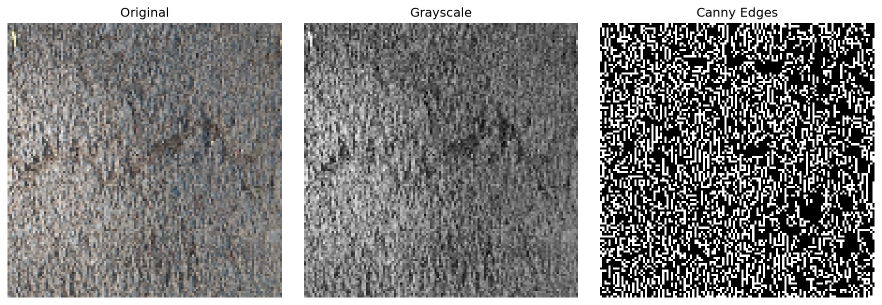
#> input picture Lab-6/crack_visualization.png, 1763 x 610 px, given as the content of the folder P/Documents/DS605-Fundamentals-of-Machine-Learning/LAB06/448, which was not available (shown at 1/2 size)
$ jupyter execute --allow-errors lab6.ipynb   (text cells are left out)
#> lines starting #> are read from the running program, lines starting #| are printed output that depends on the picture; long printed decimals are rounded; pictures that were not available may be replaced by others from this repository, and a replacement may not be noted
[cell 1]
import os
import numpy as np
import pandas as pd
import matplotlib.pyplot as plt

from PIL import Image
import cv2

DATASET_PATH = r"C:\Users\HP\Documents\DS605-Fundamentals-of-Machine-Learning\LAB06\448"

print(os.listdir(DATASET_PATH))

print("OpenCV version:", cv2.__version__)

[cell 2]
image_extensions = (".jpg", ".jpeg", ".png", ".bmp")

crack_path = os.path.join(DATASET_PATH, "cracks")
non_crack_path = os.path.join(DATASET_PATH, "noncracks")

crack_images = [
    f for f in os.listdir(crack_path)
    if f.lower().endswith(image_extensions)
]

non_crack_images = [
    f for f in os.listdir(non_crack_path)
    if f.lower().endswith(image_extensions)
]

print("Crack images:", len(crack_images))
print("Non-crack images:", len(non_crack_images))
print("Total images:", len(crack_images) + len(non_crack_images))

[cell 3]
IMG_SIZE = (128, 128)

def preprocess_image(image_path):
    image = cv2.imread(image_path)
#> image is the input picture: shape (610, 1763, 3); mean B, G, R 129.1, 129.5, 130.2

    if image is None:
        raise ValueError(f"Could not read image: {image_path}")

    image = cv2.resize(image, IMG_SIZE)
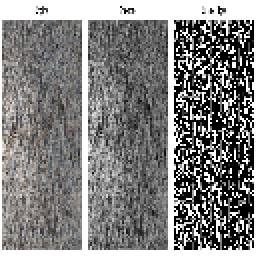
#> image: shape (128, 128, 3) (shown 2 times larger); mean B, G, R 127.9, 128.4, 129
    gray = cv2.cvtColor(image, cv2.COLOR_BGR2GRAY)

    return image, gray

[cell 4]
sample_path = os.path.join(crack_path, crack_images[0])

color_image, gray_image = preprocess_image(sample_path)

print("Original/loaded image shape:", color_image.shape)
#| Original/loaded image shape: (128, 128, 3)
print("Grayscale image shape:", gray_image.shape)
#| Grayscale image shape: (128, 128)
print("Minimum grayscale value:", gray_image.min())
#| Minimum grayscale value: 0
print("Maximum grayscale value:", gray_image.max())
#| Maximum grayscale value: 255

[cell 5]
plt.figure(figsize=(10, 4))

plt.subplot(1, 2, 1)
plt.imshow(cv2.cvtColor(color_image, cv2.COLOR_BGR2RGB))
plt.title("Resized Colour Image")
plt.axis("off")

plt.subplot(1, 2, 2)
plt.imshow(gray_image, cmap="gray")
plt.title("128 × 128 Grayscale Image")
plt.axis("off")

plt.tight_layout()
plt.show()
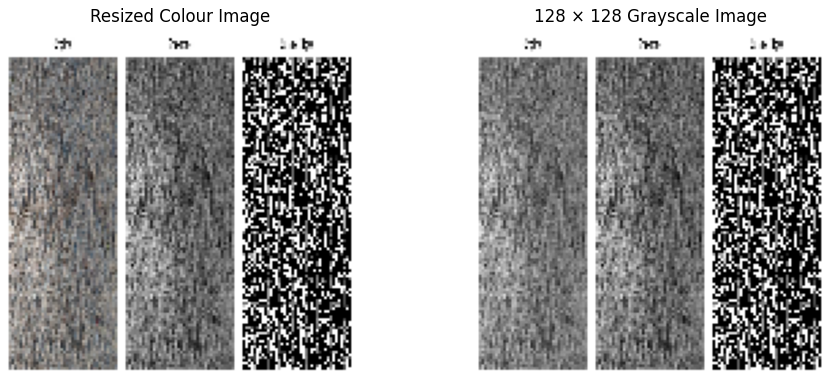
#> figure drawn by matplotlib, 2 panels

[cell 6]
def extract_intensity_features(gray_image):
    mean_intensity = np.mean(gray_image)
#> mean_intensity = 128.5
    std_intensity = np.std(gray_image)
#> std_intensity = 84.56
    min_intensity = np.min(gray_image)
#> min_intensity = 0
    max_intensity = np.max(gray_image)
#> max_intensity = 255

    return {
        "mean_intensity": mean_intensity,
        "std_intensity": std_intensity,
        "min_intensity": min_intensity,
        "max_intensity": max_intensity
    }

intensity_features = extract_intensity_features(gray_image)
#> intensity_features = {'mean_intensity': 128.5, 'std_intensity': 84.56, 'min_intensity': 0, 'max_intensity': 255}

print(intensity_features)
#| {'mean_intensity': 128.501, 'std_intensity': 84.564, 'min_intensity': 0, 'max_intensity': 255}

[cell 7]
plt.figure(figsize=(8, 5))

plt.hist(
    gray_image.ravel(),
    bins=16,
    range=(0, 256)
)

plt.xlabel("Pixel Intensity")
plt.ylabel("Number of Pixels")
plt.title("Grayscale Intensity Histogram")
plt.show()
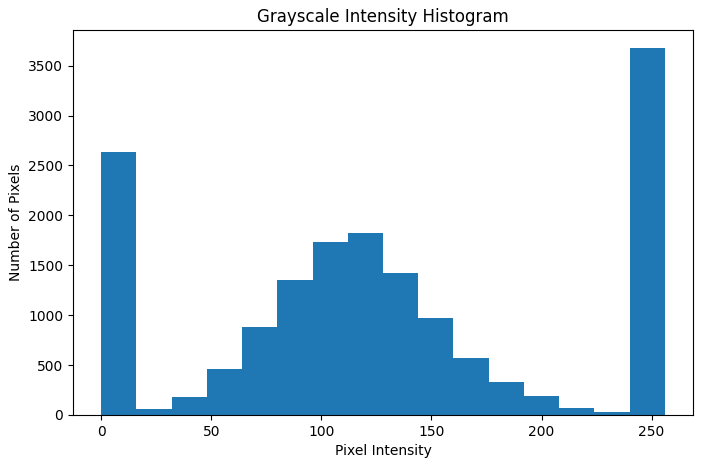
#> figure drawn by matplotlib, 1 panel; tallest bar 3673 high, from x = 240 to 256

[cell 8]
histogram, bin_edges = np.histogram(
    gray_image,
    bins=16,
    range=(0, 256)
)
#> histogram = [2638, 59, 180, 461, 878, 1351, 1735, 1822, 1422, 971, 570, 329, 191, 69, 35, 3673]; bin_edges = 17 values from 0 to 256

print("Histogram:", histogram)
#| Histogram: [2638   59  180  461  878 1351 1735 1822 1422  971  570  329  191   69
#|    35 3673]
print("Number of histogram features:", len(histogram))
#| Number of histogram features: 16

[cell 9]
def extract_intensity_features(gray_image):
    features = {
        "mean_intensity": np.mean(gray_image),
        "std_intensity": np.std(gray_image),
        "min_intensity": np.min(gray_image),
        "max_intensity": np.max(gray_image)
    }
#> features has the same summary as intensity_features outside extract_intensity_features

    histogram, _ = np.histogram(
        gray_image,
        bins=16,
        range=(0, 256)
    )

    for i, value in enumerate(histogram):
        features[f"hist_bin_{i+1}"] = value
#> this loop made 16 passes
#> value on passes 1 to 12: 2638, 59, 180, 461, 878, 1351, 1735, 1822, 1422, 971, 570, 329
#> after the loop, features = 20 items

    return features


intensity_features = extract_intensity_features(gray_image)
#> intensity_features = 20 items

print("Number of features:", len(intensity_features))
#| Number of features: 20
print(intensity_features)
#> (printed output is left out)

[cell 10]
edges = cv2.Canny(gray_image, 100, 200)
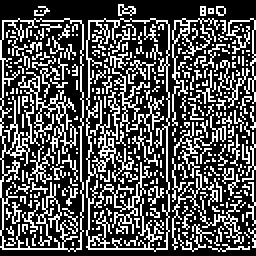
#> edges: shape (128, 128) (shown 2 times larger); 32.1% white in thin lines or dots

print("Edge image shape:", edges.shape)
#| Edge image shape: (128, 128)
print("Unique values:", np.unique(edges))
#| Unique values: [  0 255]

[cell 11]
plt.figure(figsize=(6, 6))

plt.imshow(edges, cmap="gray")
plt.title("Canny Edge Image")
plt.axis("off")

plt.show()

[cell 12]
edge_pixels = np.sum(edges > 0)
#> edge_pixels = 5258
total_pixels = edges.size
#> total_pixels = 16384

edge_density = edge_pixels / total_pixels
#> edge_density = 0.321

print("Edge pixels:", edge_pixels)
#| Edge pixels: 5258
print("Total pixels:", total_pixels)
#| Total pixels: 16384
print("Edge density:", edge_density)
#| Edge density: 0.3209

[cell 13]
def extract_edge_features(gray_image):
    edges = cv2.Canny(gray_image, 100, 200)

    edge_pixels = np.sum(edges > 0)
#> edge_pixels = 5258
    total_pixels = edges.size
#> total_pixels = 16384
    edge_density = edge_pixels / total_pixels
#> edge_density = 0.321

    features = {
        "edge_pixels": edge_pixels,
        "edge_density": edge_density
    }
#> features = {'edge_pixels': 5258, 'edge_density': 0.321}

    return features, edges

edge_features, edges = extract_edge_features(gray_image)
#> edge_features = {'edge_pixels': 5258, 'edge_density': 0.321}

print(edge_features)
#| {'edge_pixels': 5258, 'edge_density': 0.3209}

[cell 14]
def extract_all_features(image_path, label):
#> called with label = 1
    image = cv2.imread(image_path)

    if image is None:
        raise ValueError(f"Could not read image: {image_path}")

    image = cv2.resize(image, IMG_SIZE)
    gray = cv2.cvtColor(image, cv2.COLOR_BGR2GRAY)

    features = {
        "mean_intensity": np.mean(gray),
        "std_intensity": np.std(gray),
        "min_intensity": np.min(gray),
        "max_intensity": np.max(gray)
    }
#> features = {'mean_intensity': 128.5, 'std_intensity': 84.56, 'min_intensity': 0, 'max_intensity': 255}

    histogram, _ = np.histogram(
        gray,
        bins=16,
        range=(0, 256)
    )

    for i, value in enumerate(histogram):
        features[f"hist_bin_{i+1}"] = value
#> after the loop, features = 20 items

    edges = cv2.Canny(gray, 100, 200)

    edge_pixels = np.sum(edges > 0)
#> edge_pixels = 5258
    edge_density = edge_pixels / edges.size
#> edge_density = 0.321

    features["edge_pixels"] = edge_pixels
    features["edge_density"] = edge_density

    features["label"] = label

    return features

[cell 15]
crack_test = extract_all_features(
    os.path.join(crack_path, crack_images[0]),
    1
)

non_crack_test = extract_all_features(
    os.path.join(non_crack_path, non_crack_images[0]),
    0
)
#> the loop in extract_all_features (call 2), `for i, value in enumerate(histogram):` made 16 passes

print("Number of features:", len(crack_test))
#| Number of features: 23
print(crack_test)
#> (printed output is left out)

[cell 16]
all_features = []

# Crack images → label 1
for filename in crack_images:
    image_path = os.path.join(crack_path, filename)
    features = extract_all_features(image_path, 1)
#> features = 23 items
    all_features.append(features)

# Non-crack images → label 0
for filename in non_crack_images:
    image_path = os.path.join(non_crack_path, filename)
    features = extract_all_features(image_path, 0)
    all_features.append(features)

print("Total images processed:", len(all_features))
#| Total images processed: 2

[cell 17]
features_df = pd.DataFrame(all_features)
#> features_df = table of 2 rows and 23 columns

print("Feature table shape:", features_df.shape)
#| Feature table shape: (2, 23)
print("\nColumns:")
print(features_df.columns.tolist())
#> (printed output is left out)

[cell 18]
features_df.head()
print(features_df["label"].value_counts())
#| label
#| 1    1
#| 0    1
#| Name: count, dtype: int64

[cell 19]
X = features_df.drop(columns=["label"])
#> X = table of 2 rows and 22 columns
y = features_df["label"]

print("X shape:", X.shape)
#| X shape: (2, 22)
print("y shape:", y.shape)
#| y shape: (2,)

[cell 20]
from sklearn.model_selection import train_test_split

#> (the rest of this cell did not finish here and is left out)

[cell 21]
from sklearn.pipeline import Pipeline
from sklearn.preprocessing import StandardScaler
from sklearn.linear_model import LogisticRegression

logistic_model = Pipeline([
    ("scaler", StandardScaler()),
    ("classifier", LogisticRegression(
        max_iter=2000,
        random_state=42
    ))
])

#> (the rest of this cell did not finish here and is left out)

[cell 22]
from sklearn.tree import DecisionTreeClassifier
from sklearn.metrics import accuracy_score, precision_score, recall_score, f1_score, confusion_matrix
import time

tree_model = DecisionTreeClassifier(
    max_depth=5,
    random_state=42
)

start_train = time.time()
#> (the rest of this cell did not finish here and is left out)

#> (a cell that did not finish here is left out)

[cell 24]
from sklearn.metrics import accuracy_score, precision_score, recall_score, f1_score
import pandas as pd

#> (the rest of this cell did not finish here and is left out)

[cell 25]
import time

start_train = time.time()
#> (the rest of this cell did not finish here and is left out)

#> (a cell that did not finish here is left out)

[cell 27]
import os
import cv2
import matplotlib.pyplot as plt

sample_crack = os.path.join(crack_path, crack_images[0])
sample_noncrack = os.path.join(non_crack_path, non_crack_images[0])

samples = [
    ("Crack Image", sample_crack),
    ("Non-Crack Image", sample_noncrack)
]

fig, axes = plt.subplots(2, 3, figsize=(12, 8))

for row, (label, image_path) in enumerate(samples):
    image = cv2.imread(image_path)
    image = cv2.resize(image, IMG_SIZE)
    gray = cv2.cvtColor(image, cv2.COLOR_BGR2GRAY)
    edges = cv2.Canny(gray, 100, 200)

    axes[row, 0].imshow(cv2.cvtColor(image, cv2.COLOR_BGR2RGB))
    axes[row, 0].set_title(f"{label} - Original")

    axes[row, 1].imshow(gray, cmap="gray")
    axes[row, 1].set_title("Grayscale")

    axes[row, 2].imshow(edges, cmap="gray")
    axes[row, 2].set_title("Canny Edges")

    for col in range(3):
        axes[row, col].axis("off")

plt.tight_layout()
plt.show()
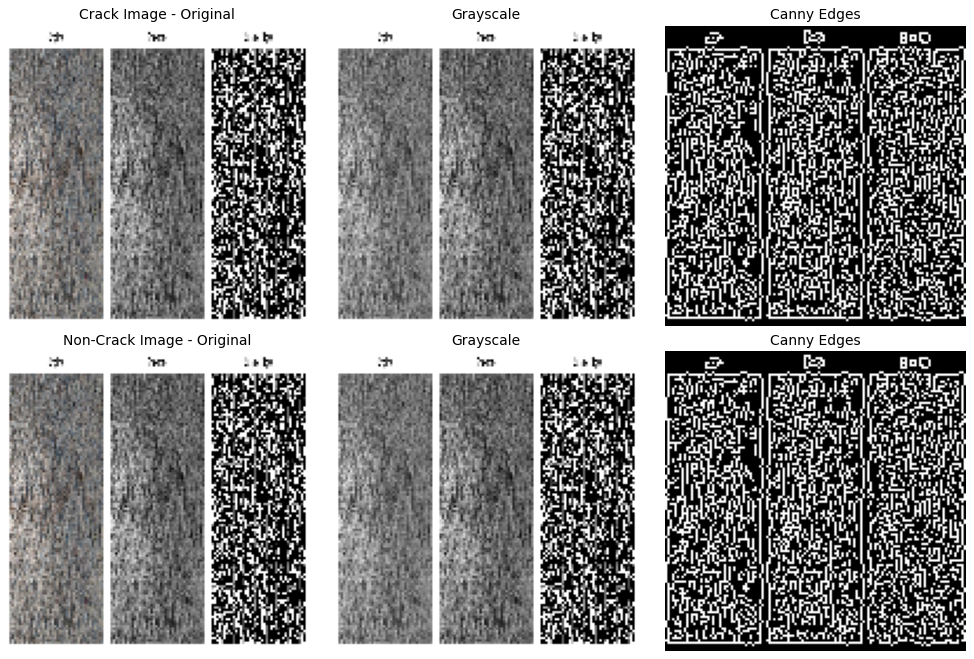
#> figure drawn by matplotlib, 6 panels

[cell 28]
import os
import cv2
import numpy as np
import pandas as pd

base_path = r"C:\Users\HP\Documents\DS605-Fundamentals-of-Machine-Learning\LAB06\448"
crack_path = os.path.join(base_path, "cracks")
non_crack_path = os.path.join(base_path, "noncracks")
IMG_SIZE = (128, 128)

def extract_all_features(image_path, label):
#> called with label = 1
    image = cv2.imread(image_path)

    if image is None:
        raise ValueError(f"Could not read image: {image_path}")

    image = cv2.resize(image, IMG_SIZE)
    gray = cv2.cvtColor(image, cv2.COLOR_BGR2GRAY)

    features = {
        "mean_intensity": np.mean(gray),
        "std_intensity": np.std(gray),
        "min_intensity": np.min(gray),
        "max_intensity": np.max(gray),
        "dark_pixel_ratio": np.mean(gray < 50),
        "bright_pixel_ratio": np.mean(gray > 200)
    }
#> features = {'mean_intensity': 128.5, 'std_intensity': 84.56, 'min_intensity': 0, 'max_intensity': 255, 'dark_pixel_ratio': 0.178, 'bright_pixel_ratio': 0.234}

    hist = cv2.calcHist([gray], [0], None, [16], [0, 256]).flatten()
#> hist has the same summary as histogram outside extract_all_features

    for i, value in enumerate(hist):
        features[f"hist_{i}"] = value
#> after the loop, features = 22 items

    edges = cv2.Canny(gray, 100, 200)
    features["edge_pixel_count"] = np.sum(edges > 0)
    features["edge_density"] = np.mean(edges > 0)
    features["label"] = label

    return features

all_features = []

for filename in os.listdir(crack_path):
    filepath = os.path.join(crack_path, filename)
    if os.path.isfile(filepath):
        all_features.append(extract_all_features(filepath, 1))

for filename in os.listdir(non_crack_path):
    filepath = os.path.join(non_crack_path, filename)
    if os.path.isfile(filepath):
        all_features.append(extract_all_features(filepath, 0))
#> the loop in extract_all_features (call 2), `for i, value in enumerate(hist):` made 16 passes

features_df = pd.DataFrame(all_features)
#> features_df = table of 2 rows and 25 columns

print("Feature table shape:", features_df.shape)
#| Feature table shape: (2, 25)
print("\nClass distribution:")
print(features_df["label"].value_counts())
#| label
#| 1    1
#| 0    1
#| Name: count, dtype: int64
print("\nNew features:")
print(features_df[["dark_pixel_ratio", "bright_pixel_ratio"]].head())
#|    dark_pixel_ratio  bright_pixel_ratio
#| 0          0.1777            0.2343
#| 1          0.1777            0.2343

[cell 29]
from sklearn.model_selection import train_test_split

X = features_df.drop(columns=["label"])
#> X = table of 2 rows and 24 columns
y = features_df["label"]

#> (the rest of this cell did not finish here and is left out)

[cell 30]
import time
from sklearn.pipeline import Pipeline
from sklearn.preprocessing import StandardScaler
from sklearn.linear_model import LogisticRegression
from sklearn.tree import DecisionTreeClassifier

logistic_model = Pipeline([
    ("scaler", StandardScaler()),
    ("classifier", LogisticRegression(max_iter=2000, random_state=42))
])

start = time.time()
#> (the rest of this cell did not finish here and is left out)

[cell 31]
from sklearn.metrics import (
    accuracy_score,
    precision_score,
    recall_score,
    f1_score,
    confusion_matrix
)
import pandas as pd

results = []

#> (the rest of this cell did not finish here and is left out)

[cell 32]
import os
import pandas as pd

base_path = r"C:\Users\HP\Documents\DS605-Fundamentals-of-Machine-Learning\LAB06\448"
output_path = os.path.join(base_path, "outputs")
os.makedirs(output_path, exist_ok=True)

#> (the rest of this cell did not finish here and is left out)

[cell 33]
import os
import cv2
import matplotlib.pyplot as plt

base_path = r"C:\Users\HP\Documents\DS605-Fundamentals-of-Machine-Learning\LAB06\448"
output_path = os.path.join(base_path, "outputs")
os.makedirs(output_path, exist_ok=True)

samples = [
    ("crack", os.path.join(crack_path, crack_images[0])),
    ("noncrack", os.path.join(non_crack_path, non_crack_images[0]))
]

for label, image_path in samples:
    image = cv2.imread(image_path)
    image = cv2.resize(image, IMG_SIZE)
    gray = cv2.cvtColor(image, cv2.COLOR_BGR2GRAY)
    edges = cv2.Canny(gray, 100, 200)

    fig, axes = plt.subplots(1, 3, figsize=(12, 4))

    axes[0].imshow(cv2.cvtColor(image, cv2.COLOR_BGR2RGB))
    axes[0].set_title("Original")

    axes[1].imshow(gray, cmap="gray")
    axes[1].set_title("Grayscale")

    axes[2].imshow(edges, cmap="gray")
    axes[2].set_title("Canny Edges")

    for ax in axes:
        ax.axis("off")

    fig.tight_layout()
    save_path = os.path.join(output_path, f"{label}_visualization.png")
    fig.savefig(save_path, dpi=150, bbox_inches="tight")
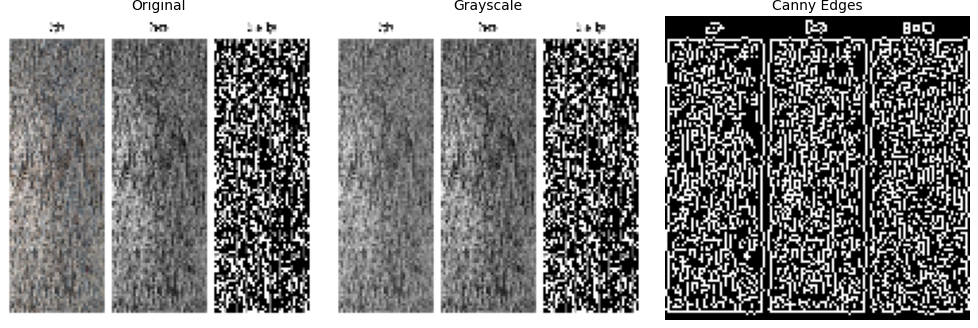
#> figure drawn by matplotlib, 3 panels
    plt.show()
    plt.close(fig)

    print("Saved:", save_path)
